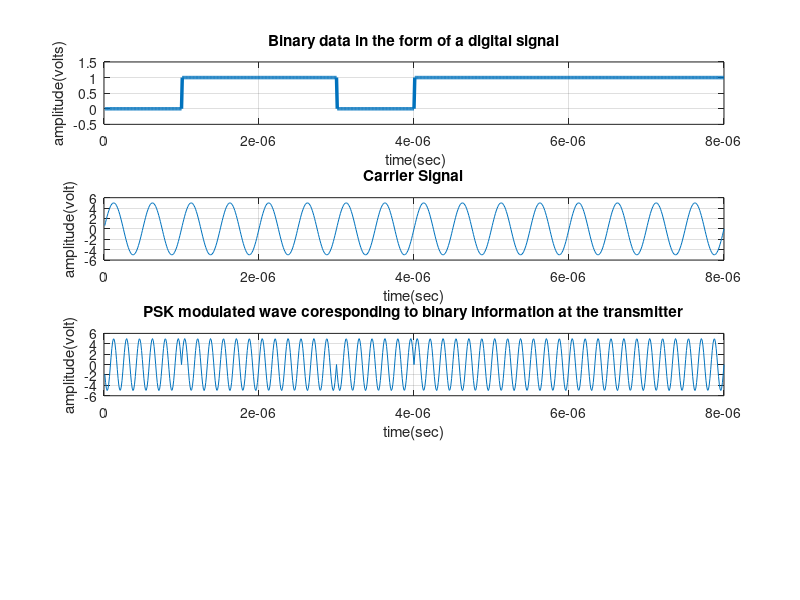

The MATLAB script that drew this image:
clc;
clear all;
close all;
n=8;
x=randi([0,1],1,n);                                             %random bit generator
bp=.000001;                                                    % bit period
disp(' Binary information at Trans mitter :');
disp(x);
% representation of transmitting binary information as digital signal 
bit=[]; 
for n=1:1:length(x)
    if x(n)==1;
       se=ones(1,100);
    else 
        se=zeros(1,100);
    end
    bit=[bit se];
end
t1=bp/100:bp/100:100*length(x)*(bp/100);
subplot(4,1,1);
plot(t1,bit,'lineWidth',2.5);grid on;
axis([ 0 bp*length(x) -.5 1.5]);
ylabel('amplitude(volts)');
xlabel(' time(sec)');
title('Binary data in the form of a digital signal');
%XXXXXXXXXXXXXXXXXXXXXXX Binary-PSK modulation XXXXXXXXXXXXXXXXXXXXXXXXXXX
A=5;                                          % Amplitude of carrier signal 
br=1/bp;                                                         % bit rate
f=br*2;                                                 % carrier frequency 
t2=bp/99:bp/99:bp;                 
ss=length(t2);
m=[];                                          
kl=[];
for i=1:1:length(x)
    wave=A*sin(2*pi*f*t2);
    kl=[kl wave];
end
for i=1:1:length(x)
    if (x(i)==1)
        y=A*sin(2*pi*3*f*t2);
    else
        y=A*sin(2*pi*3*f*t2+pi);   %-A*sin(2*pi*f*t)
    end
    m=[m y];
end
t3=bp/99:bp/99:bp*length(x);
subplot(4,1,2);
plot(t3,kl);grid on;
xlabel('time(sec)');
ylabel('amplitude(volt)');
title('Carrier Signal');
subplot(4,1,3);
plot(t3,m);grid on;
xlabel('time(sec)');
ylabel('amplitude(volt)');
title('PSK modulated wave coresponding to binary information at the transmitter');

